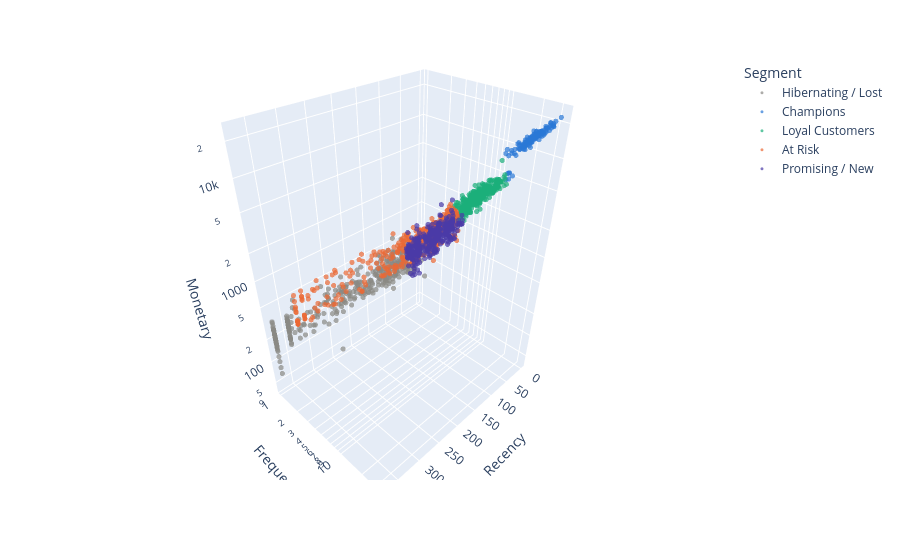

Write notebook code for a chart like this one.
### Markdown cell above
Interactive versions (requires `plotly`): hover a point to see the customer's RFM values.

### Code cell
try:
    import plotly.express as px
    df = seg.reset_index().assign(PC1=X2[:, 0], PC2=X2[:, 1])
    fig = px.scatter_3d(df, x="Recency", y="Frequency", z="Monetary", color="Segment",
                        color_discrete_map={s: plots.segment_color(s) for s in df.Segment.unique()},
                        log_y=True, log_z=True, opacity=0.7, hover_data=["CustomerID"])
    fig.update_traces(marker=dict(size=3))
    fig.show()
except ImportError:
    print("plotly not installed: pip install plotly")

### Figure 1 — Plotly figure (JSON) as saved in the notebook; plotly's stock layout.template omitted (floating-point values rounded to 4 significant figures; data arrays with more than 128 entries replaced by an {"elided": "..."} marker saying what was removed)
{"data": [{"customdata": {"elided": "375x1 str values"}, "hovertemplate": "Segment=Hibernating / Lost<br>Recency=%{x}<br>Frequency=%{y}<br>Monetary=%{z}<br>CustomerID=%{customdata[0]}<extra></extra>", "legendgroup": "Hibernating / Lost", "marker": {"color": "#8a8984", "opacity": 0.7, "size": 3, "symbol": "circle"}, "mode": "markers", "name": "Hibernating / Lost", "scene": "scene", "showlegend": true, "type": "scatter3d", "x": {"elided": "375 int values"}, "y": {"elided": "375 int values"}, "z": {"elided": "375 float values"}}, {"customdata": [["12347"], ["12349"], ["12356"], ["12397"], ["12400"], ["12407"], ["12435"], ["12442"], ["12443"], ["12453"], ["12454"], ["12461"], ["12462"], ["12488"], ["12499"], ["12503"], ["12518"], ["12519"], ["12533"], ["12564"], ["12577"], ["12578"], ["12587"], ["12588"], ["12593"], ["12612"], ["12615"], ["12619"], ["12624"], ["12631"], ["12646"], ["12680"], ["12686"], ["12706"], ["12708"], ["12710"], ["12728"], ["12729"], ["12768"], ["12772"], ["12775"], ["12806"], ["12826"], ["12838"], ["12841"], ["12847"], ["12848"], ["12862"], ["12886"], ["12901"], ["12920"], ["12940"], ["12981"], ["13013"], ["13024"], ["13030"], ["13049"], ["13059"], ["13061"], ["13083"], ["13087"], ["13124"], ["13137"], ["13145"], ["13191"], ["13197"], ["13212"], ["13217"], ["13240"], ["13242"], ["13266"], ["13273"], ["13276"], ["13294"], ["13297"], ["13308"], ["13329"], ["13334"], ["13356"], ["13367"], ["13368"], ["13384"], ["13387"], ["13392"], ["13400"], ["13415"], ["13419"], ["13422"], ["13443"], ["13456"], ["13465"], ["13480"], ["13483"], ["13487"], ["13494"], ["13496"], ["13498"], ["13506"], ["13529"], ["13559"], ["13567"], ["13581"], ["13623"], ["13625"], ["13644"], ["13647"], ["13652"], ["13687"], ["13706"], ["13734"], ["13755"], ["13761"], ["13766"], ["13768"], ["13771"], ["13811"], ["13816"], ["13838"]], "hovertemplate": "Segment=Champions<br>Recency=%{x}<br>Frequency=%{y}<br>Monetary=%{z}<br>CustomerID=%{customdata[0]}<extra></extra>", "legendgroup": "Champions", "marker": {"color": "#2a78d6", "opacity": 0.7, "size": 3, "symbol": "circle"}, "mode": "markers", "name": "Champions", "scene": "scene", "showlegend": true, "type": "scatter3d", "x": [36, 19, 46, 4, 4, 10, 4, 7, 8, 18, 3, 32, 13, 3, 29, 12, 5, 19, 4, 32, 3, 3, 1, 36, 4, 7, 14, 26, 1, 15, 2, 13, 3, 2, 21, 3, 32, 13, 7, 3, 13, 20, 5, 6, 19, 22, 1, 26, 4, 14, 1, 1, 6, 6, 2, 1, 2, 1, 1, 5, 2, 6, 5, 6, 2, 2, 2, 13, 15, 10, 1, 3, 2, 35, 9, 9, 7, 9, 5, 2, 5, 11, 3, 18, 16, 22, 8, 6, 20, 23, 11, 50, 11, 2, 53, 2, 32, 4, 8, 19, 4, 8, 7, 6, 18, 11, 9, 5, 31, 17, 2, 13, 4, 20, 3, 3, 14, 3], "y": [16, 22, 19, 27, 19, 22, 26, 13, 23, 20, 28, 23, 25, 12, 23, 16, 17, 18, 21, 17, 21, 20, 24, 19, 12, 19, 23, 19, 19, 14, 27, 18, 23, 17, 21, 17, 19, 27, 30, 29, 23, 25, 18, 18, 25, 31, 25, 24, 23, 23, 27, 20, 25, 23, 21, 25, 27, 16, 17, 19, 16, 20, 13, 26, 17, 14, 17, 18, 18, 20, 22, 17, 20, 22, 26, 17, 13, 23, 21, 23, 25, 21, 21, 16, 26, 22, 31, 17, 27, 13, 19, 22, 22, 19, 17, 19, 24, 14, 30, 23, 24, 24, 15, 19, 24, 31, 21, 21, 16, 24, 18, 21, 17, 21, 20, 15, 25, 33], "z": [6780.0, 16720.0, 12270.0, 18130.0, 12660.0, 15280.0, 17570.0, 9315.0, 14880.0, 13490.0, 17870.0, 13300.0, 16930.0, 4681.0, 13850.0, 11260.0, 10300.0, 11730.0, 15490.0, 10380.0, 13490.0, 12930.0, 16340.0, 12030.0, 8065.0, 12120.0, 15010.0, 11870.0, 12090.0, 9261.0, 16830.0, 12930.0, 14610.0, 11080.0, 14490.0, 10800.0, 11630.0, 18300.0, 19080.0, 19020.0, 15480.0, 16650.0, 11480.0, 12390.0, 17130.0, 21520.0, 16350.0, 15810.0, 15340.0, 14850.0, 18510.0, 14000.0, 15750.0, 13650.0, 14060.0, 17300.0, 19430.0, 10040.0, 12330.0, 12690.0, 11010.0, 13340.0, 4925.0, 16270.0, 10920.0, 8448.0, 10080.0, 11860.0, 11440.0, 14090.0, 14840.0, 11740.0, 13350.0, 15620.0, 18420.0, 11200.0, 5709.0, 16060.0, 13720.0, 15870.0, 15290.0, 15080.0, 14350.0, 11840.0, 15600.0, 15110.0, 21150.0, 11870.0, 17150.0, 9249.0, 12670.0, 14200.0, 16190.0, 10910.0, 12180.0, 13260.0, 15680.0, 5393.0, 20110.0, 15110.0, 15670.0, 16390.0, 11460.0, 12430.0, 15580.0, 19290.0, 15030.0, 13730.0, 6731.0, 15340.0, 11890.0, 13010.0, 11440.0, 14540.0, 13720.0, 9876.0, 16640.0, 22730.0]}, {"customdata": {"elided": "330x1 str values"}, "hovertemplate": "Segment=Loyal Customers<br>Recency=%{x}<br>Frequency=%{y}<br>Monetary=%{z}<br>CustomerID=%{customdata[0]}<extra></extra>", "legendgroup": "Loyal Customers", "marker": {"color": "#1baf7a", "opacity": 0.7, "size": 3, "symbol": "circle"}, "mode": "markers", "name": "Loyal Customers", "scene": "scene", "showlegend": true, "type": "scatter3d", "x": {"elided": "330 int values"}, "y": {"elided": "330 int values"}, "z": {"elided": "330 float values"}}, {"customdata": {"elided": "333x1 str values"}, "hovertemplate": "Segment=At Risk<br>Recency=%{x}<br>Frequency=%{y}<br>Monetary=%{z}<br>CustomerID=%{customdata[0]}<extra></extra>", "legendgroup": "At Risk", "marker": {"color": "#eb6834", "opacity": 0.7, "size": 3, "symbol": "circle"}, "mode": "markers", "name": "At Risk", "scene": "scene", "showlegend": true, "type": "scatter3d", "x": {"elided": "333 int values"}, "y": {"elided": "333 int values"}, "z": {"elided": "333 float values"}}, {"customdata": {"elided": "343x1 str values"}, "hovertemplate": "Segment=Promising / New<br>Recency=%{x}<br>Frequency=%{y}<br>Monetary=%{z}<br>CustomerID=%{customdata[0]}<extra></extra>", "legendgroup": "Promising / New", "marker": {"color": "#4a3aa7", "opacity": 0.7, "size": 3, "symbol": "circle"}, "mode": "markers", "name": "Promising / New", "scene": "scene", "showlegend": true, "type": "scatter3d", "x": {"elided": "343 int values"}, "y": {"elided": "343 int values"}, "z": {"elided": "343 float values"}}], "layout": {"legend": {"title": {"text": "Segment"}, "tracegroupgap": 0}, "margin": {"t": 60}, "scene": {"domain": {"x": [0, 1], "y": [0, 1]}, "xaxis": {"title": {"text": "Recency"}}, "yaxis": {"title": {"text": "Frequency"}, "type": "log"}, "zaxis": {"title": {"text": "Monetary"}, "type": "log"}}}}
